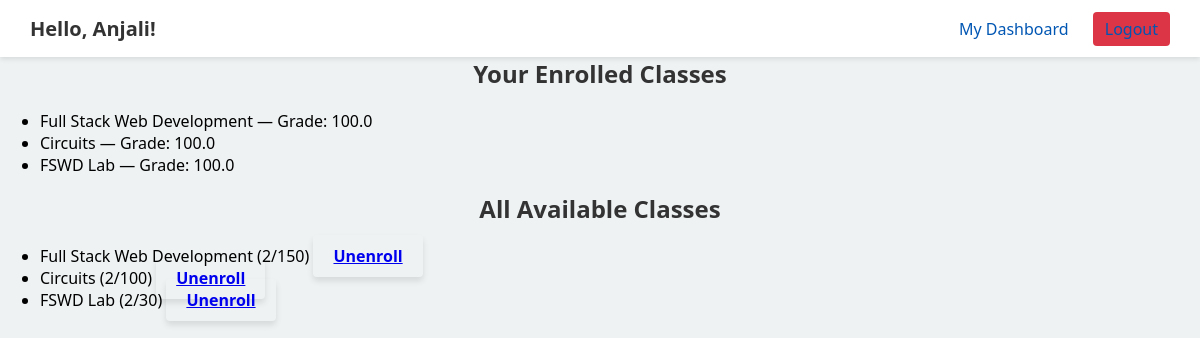
The page /student (signed in) on the database its author committed.
### models.py (models this page shows, shortened)
class User(db.Model, UserMixin):
    __tablename__ = "users"
    id            = db.Column(db.Integer,   primary_key=True)
    username      = db.Column(db.String(50), unique=True, nullable=False)
    password_hash = db.Column(db.String(128), nullable=False)
    role          = db.Column(db.String(10), nullable=False)
    enrollments     = db.relationship(
        "Enrollment",
        back_populates="student",
        cascade="all, delete-orphan"
    )
    taught_courses  = db.relationship(
        "Course",
        back_populates="teacher",
        cascade="all, delete-orphan"
    )

class Enrollment(db.Model):
    __tablename__ = "enrollments"
    id          = db.Column(db.Integer, primary_key=True)
    student_id  = db.Column(
        db.Integer,
        db.ForeignKey("users.id", ondelete="CASCADE"),
        nullable=False
    )
    course_id   = db.Column(
        db.Integer,
        db.ForeignKey("courses.id", ondelete="CASCADE"),
        nullable=False
    )
    grade       = db.Column(db.Float)
    student     = db.relationship("User",   back_populates="enrollments")
    course      = db.relationship("Course", back_populates="enrollments")

class Course(db.Model):
    __tablename__ = "courses"
    id          = db.Column(db.Integer, primary_key=True)
    name        = db.Column(db.String(120), nullable=False)
    capacity    = db.Column(db.Integer, nullable=False)
    teacher_id  = db.Column(
        db.Integer,
        db.ForeignKey("users.id", ondelete="CASCADE"),
        nullable=False
    )
    teacher      = db.relationship("User", back_populates="taught_courses")
    enrollments  = db.relationship(
        "Enrollment",
        back_populates="course",
        cascade="all, delete-orphan"
    )

### app.py (the view)
@app.route("/student")
@login_required
def student_dashboard():
    if current_user.role != "student":
        return redirect(url_for("home"))
    enrolled = current_user.enrollments
    enrolled_ids = [enr.course_id for enr in enrolled]
    return render_template(
        "student_dashboard.html",
        enrolled=enrolled,
        all_courses=Course.query.all(),
        enrolled_ids=enrolled_ids
    )

### app.py (called while the page is built)
@login_manager.user_loader
def load_user(uid):
    return db.session.get(User, int(uid))

### templates/student_dashboard.html (shortened to what this page needs)
{% extends "base.html" %}
{% block content %}
  <section>
    <h2>Your Enrolled Classes</h2>
    {% if enrolled %}
      <ul>
        {% for enr in enrolled %}
          <li>
            {{ enr.course.name }} —
            Grade: {% if enr.grade is not none %}{{ enr.grade }}{% else %}N/A{% endif %}
          </li>
        {% endfor %}
      </ul>
    {% else %}
      <p>You’re not enrolled in anything yet.</p>
    {% endif %}
  </section>
  <section>
    <h2>All Available Classes</h2>
    <ul>
      {% for c in all_courses %}
      <li>
        {{ c.name }} ({{ c.enrollments|length }}/{{ c.capacity }})
        {% if c.id in enrolled_ids %}
          <a href="{{ url_for('student_unenroll', course_id=c.id) }}"
             class="btn unenroll-btn">
            Unenroll
          </a>
        {% else %}
          <a href="{{ url_for('student_enroll', course_id=c.id) }}"
             class="btn enroll-btn">
            Enroll
          </a>
        {% endif %}
      </li>
      {% endfor %}
    </ul>
  </section>
{% endblock %}

### templates/base.html (shortened to what this page needs)
<!DOCTYPE html>
<html lang="en">
  <head>
    <link
      rel="stylesheet"
      href="{{ url_for('static', filename='css/styles.css') }}"
    />
  </head>
  <body>
    {% if current_user.is_authenticated %}
    <header class="site-header">
      <h1 class="greeting">Hello, {{ current_user.username }}!</h1>
      <nav class="main-nav">
        {% if current_user.role == 'admin' %}
          <a href="{{ url_for('admin.index') }}">Admin Home</a>
          <a href="{{ url_for('admin_users') }}">Users</a>
        {% elif current_user.role == 'teacher' %}
          <a href="{{ url_for('teacher_dashboard') }}">My Dashboard</a>
        {% else %}
          <a href="{{ url_for('student_dashboard') }}">My Dashboard</a>
        {% endif %}
        <a href="{{ url_for('logout') }}" class="logout-btn">Logout</a>
      </nav>
    </header>
    {% endif %}
    <main class="content">
      {% block content %}{% endblock %}
    </main>
  </body>
</html>

### static/css/styles.css (style rules this page uses)
* { box-sizing: border-box; }
body { font-family: 'Segoe UI', Tahoma, Geneva, Verdana, sans-serif; background-color: #eef2f3; margin: 0; padding: 0; }
.site-header { background-color: #ffffff; padding: 15px 30px; box-shadow: 0 2px 5px rgba(0,0,0,0.1); display: flex; align-items: center; justify-content: space-between; }
.greeting { margin: 0; font-size: 20px; color: #333; }
.main-nav a { margin-left: 20px; text-decoration: none; color: #0056b3; font-weight: 500; transition: color 0.2s ease; }
.logout-btn { padding: 6px 12px; background: #dc3545; color: #fff; border-radius: 4px; text-decoration: none; font-weight: bold; transition: background 0.2s ease; }
h1, h2 { text-align: center; color: #333; margin-top: 0; }
.btn { padding: 10px 20px; border: none; border-radius: 4px; cursor: pointer; font-weight: bold; transition: background-color 0.3s ease, transform 0.2s ease, box-shadow 0.2s ease; box-shadow: 0 4px 6px rgba(0,0,0,0.1); }

### rows shown on the page
User: username "Anjali"
Enrollment: course.name "Full Stack Web Development", grade "100.0"
Enrollment: course.name "Circuits", grade "100.0"
Enrollment: course.name "FSWD Lab", grade "100.0"
Course: name "Full Stack Web Development", enrollments|length "2", capacity "150"
Course: name "Circuits", enrollments|length "2", capacity "100"
Course: name "FSWD Lab", enrollments|length "2", capacity "30"
